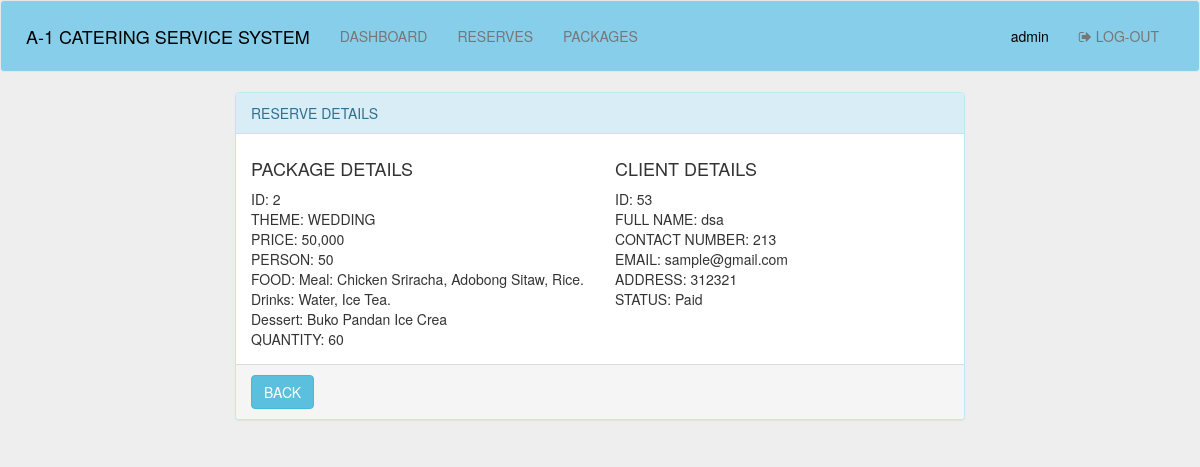
The page /admin/reserve_details.php?id=4 (signed in) on the database its author committed.
### tables this page shows
CREATE TABLE `reserve` (
  `reserve_id` int(11) NOT NULL,
  `client_id` varchar(100) NOT NULL,
  `full_name` varchar(1000) NOT NULL,
  `contact_number` varchar(1000) NOT NULL,
  `email_ad` varchar(1000) NOT NULL,
  `c_address` varchar(1000) NOT NULL,
  `packs_id` varchar(100) NOT NULL,
  `payment` varchar(100) NOT NULL,
  `status` varchar(100) NOT NULL,
  `state` varchar(100) NOT NULL
);

CREATE TABLE `package` (
  `package_id` int(11) NOT NULL,
  `theme` varchar(100) NOT NULL,
  `pax` varchar(100) NOT NULL,
  `price` varchar(100) NOT NULL,
  `food` varchar(1000) NOT NULL,
  `quantity` varchar(100) NOT NULL
);

### admin/reserve_details.php (the view, shortened to what this page needs)
<?php
include('../functions.php');
$r_id = $_GET['id'];
$sql = "SELECT * FROM reserve INNER JOIN package ON reserve.packs_id = package.package_id WHERE reserve_id = '$r_id' ";
$result = mysqli_query($db,$sql);
$row = mysqli_fetch_assoc($result);
?>
<!DOCTYPE html>
<html>
<head>
	<link rel="stylesheet" type="text/css" href="../css/bootstrap.min.css">
	<link rel="stylesheet" type="text/css" href="../css/font-awesome.css">
	<link rel="stylesheet" href="../css/dataTables.bootstrap.min.css">
</head>
<body style="background-color: #EEE;">
	<nav class="navbar navbar-default" style="background-color: skyblue; padding: 10px 10px;">
	  <div class="container-fluid">
	    <div class="navbar-header">
	      <a class="navbar-brand" style="color: black;"> A-1 CATERING SERVICE SYSTEM</a>
	    </div>
	    <div class="collapse navbar-collapse" id="myNavbar">
	      <ul class="nav navbar-nav navbar-center">
	        <li style="border-style: inset; border: 1px black;"><a  href="home.php">DASHBOARD</a></li>
	        <li style="border-style: inset; border: 1px black;"><a  href="dashboard.php">RESERVES</a></li>
	        <li style="border-style: inset; border: 1px black;"><a  href="packages.php">PACKAGES</a></li>
	      </ul>
	      <ul class="nav navbar-nav navbar-right">
	      	<li><a href="" style="color: black; cursor: default;"><?php echo $_SESSION['user']['username']; ?></a></li>
		      <li><a href="home.php?logout='1'"><span class=" fa fa-sign-out"></span> LOG-OUT</a></li>
		    </ul>
	    </div>
	  </div>
	</nav>
	<div class="container">
		<div class="col-md-2">
		</div>
		<div class="col-md-8">
			<div class="panel panel-info">
				<div class="panel-heading">
					RESERVE DETAILS
				</div>
				<div class="panel-body">
					<div class="row">
						<div class="col-md-6">
							<h4>PACKAGE DETAILS</h4>
							ID: <?php echo $row['package_id']; ?><br>
							THEME: <?php echo $row['theme']; ?><br>
							PRICE: <?php echo $row['price']; ?><br>
							PERSON: <?php echo $row['pax']; ?><br>
							FOOD: <?php echo $row['food']; ?><br>
							QUANTITY: <?php echo $row['quantity']; ?><br>
						</div>
						<div class="col-md-6">
							<h4>CLIENT DETAILS</h4>
							ID: <?php echo $row['client_id']; ?><br>
							FULL NAME: <?php echo $row['full_name']; ?><br>
							CONTACT NUMBER: <?php echo $row['contact_number']; ?><br>
							EMAIL: <?php echo $row['email_ad']; ?><br>
							ADDRESS: <?php echo $row['c_address']; ?><br>
							STATUS: <?php echo $row['status']; ?><br>
						</div>
					</div>
				</div>
				<div class="panel-footer">
					<a href="home.php" class="btn btn-info">BACK</a>
				</div>
			</div>
		</div>
		<div class="col-md-2">
		</div>
	</div>
</body>
</html>

### rows shown on the page
reserve: package.package_id "2", package.theme "WEDDING", package.price "50,000", package.pax "50", package.food "Meal: Chicken Sriracha, Adobong Sitaw, Rice. Drinks: Water, Ice Tea. Dessert: Buko Pandan Ice Crea", package.quantity "60", client "53", full_name "dsa", contact_number "213", email_ad "sample@gmail.com", c_address "312321", status "Paid"

### other values the page prints
$_SESSION['user']['username'] "admin"
